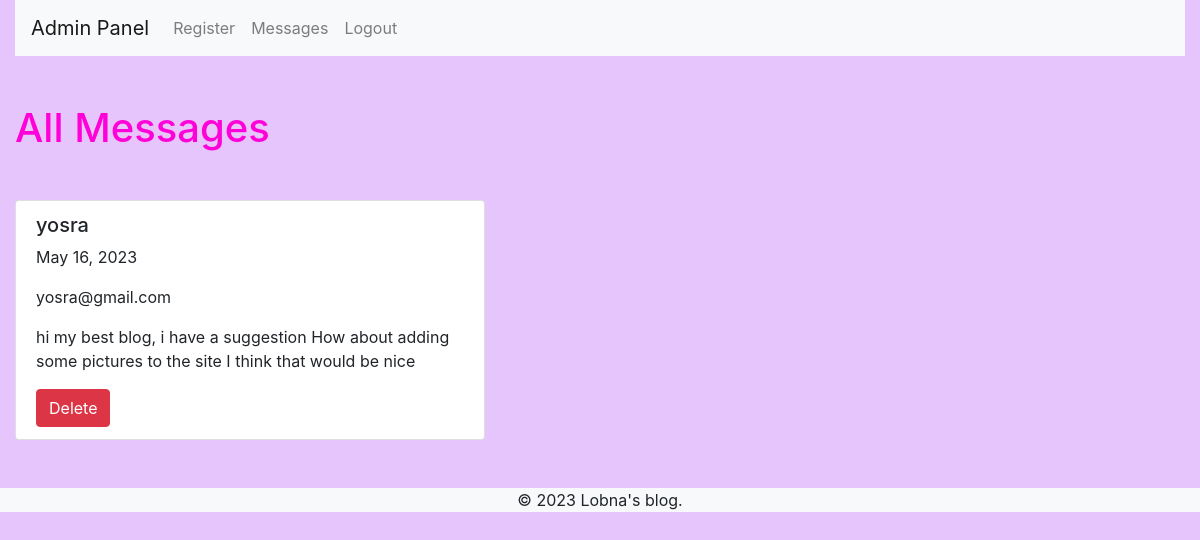
Screenshot of /panel/message/ (signed in) with the database file from the repository.
### myPanel/models.py (models this page shows, shortened)
class Messages(models.Model):
    name = models.CharField(max_length=100)
    date_modified = models.DateTimeField(auto_now=True)
    email = models.CharField(max_length=200)
    content = models.TextField()

### myPanel/views.py (the view)
# urls.py: path('message/', views.message, name="message"),
@login_required(login_url="/panel/login/")
def message(request):
    messages = Messages.objects.all()
    return render(request, 'messages.html', {'messages': messages})

### template/messages.html (shortened to what this page needs)
<!DOCTYPE html>
<html lang="en">
<head>
    <link rel="stylesheet" href="https://stackpath.bootstrapcdn.com/bootstrap/4.5.0/css/bootstrap.min.css">
</head>
<body style=background-color:rgb(230,197,252)>
<div class="container-fluid">
<nav class="navbar navbar-expand-lg navbar-light bg-light">
    <a class="navbar-brand" href="{% url 'posts' %}">Admin Panel</a>
    <div class="collapse navbar-collapse" id="navbarNavAltMarkup">
        <div class="navbar-nav">
            <a href="{% url 'regist' %}" class="nav-item nav-link">Register</a>
            <a href="{% url 'message' %}" class="nav-item nav-link">Messages</a>
            <a href="{% url 'logout' %}" class="nav-item nav-link">Logout</a>
        </div></div></nav>
    <div class="row mt-5">
        <div class="col-lg-5">
            <h1 style="color: rgb(255, 0, 217);"class="mb-5">All Messages</h1>
            {% if messages %}
            <ul class="list-group">
                {% for message in messages %}
                <li class="list-group-item">
                    <h5>{{ message.name }}</h5>
                    <p>{{ message.date_modified|date:"F j, Y" }}</p>
                    <p>{{ message.email }} </p>
                    <p>{{ message.content }}</p>
                    <a href="{% url 'deletemessage' pk=message.pk %}" class="btn btn-danger">Delete</a>
                </li>
                {% endfor %} </ul>  {% else %}
            <p>No messages have been submitted yet.</p>
            {% endif %}
        </div> </div></div>
<footer class="bg-light text-center mt-5">
    <p> &copy;
        {% now "Y" %} Lobna's blog.
    </p></footer>
</body>
</html>

### rows the page displays
Messages: name "yosra", date_modified "May 16, 2023", email "yosra@gmail.com", content "hi my best blog, i have a suggestion How about adding some pictures to the site I think that would be nice"
